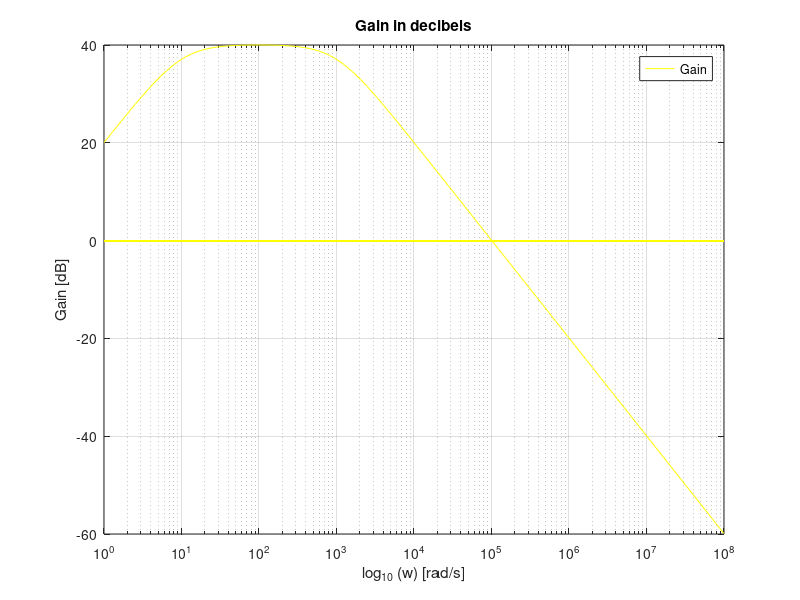
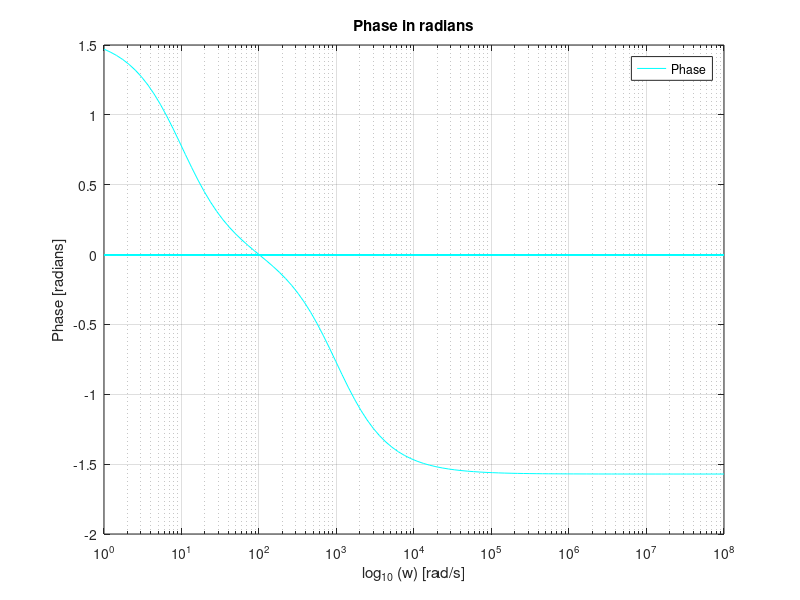
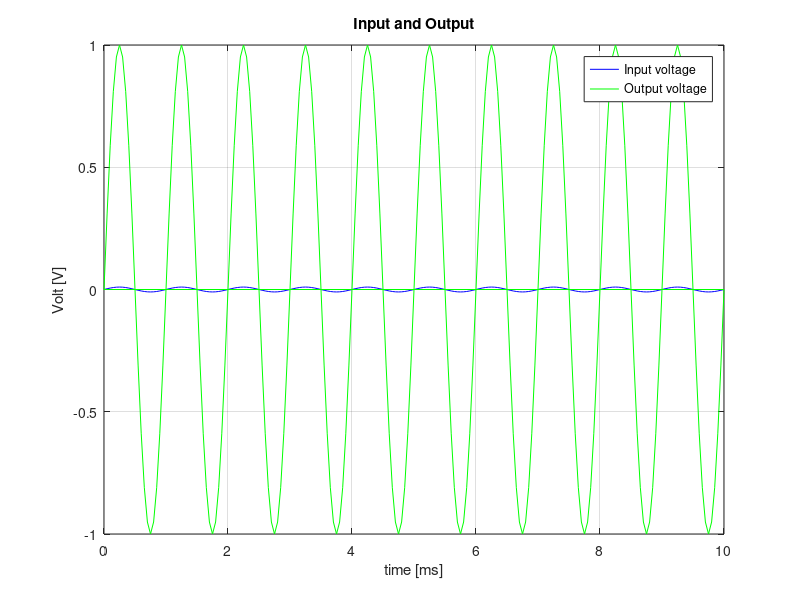

Reproduce these figures in MATLAB, in order.
%Gain Stage

Vcc=5.0;
Vee=-5.0;
%Vin = 10e-3*sin(2*pi*1e3*t);
R1=1e3;
R2=100e3;

%Low Frequency Cut

Rlcut=100e3;
Clcut=1e-6;

%High Frequency Cut

Rhcut=1e3;
Chcut=1e-6;


retval = 0;

function retval = transf (s)
	Rlcut=100e3;
	Clcut=1e-6;
	Rhcut=1e3;
	Chcut=1e-6;
	R1=1e3;
	R2=100e3;
  retval = ((Rlcut*Clcut*s)/(1+Rlcut*Clcut*s))*(1+(R2)/(R1))*((1)/(1+Rhcut*Chcut*s));
  return;
endfunction

w = [];
f = [];
Af = zeros(100);
PHf = zeros(100);
i = 1;
w=logspace(0, 8, 100);
j=sqrt(-1);


%The Gain of the Gain Stage

omega_L = (1)/(Rlcut*Clcut);

omega_H = (1)/(Rhcut*Chcut);

omega_0 = sqrt(omega_L*omega_H);



%Imput Impedance and Output Impedance for omega = omega_0

fileoutp = fopen("outputstg.tex" , "w");

fprintf(fileoutp , "The Gain of the Gain Stage & %f \\\\ \\hline \n" , (1+(R2)/(R1)));
fprintf(fileoutp , "$\\omega_L$ [rad/s] & %f \\\\ \\hline \n" , omega_L);
fprintf(fileoutp , "$\\omega_H$ [rad/s] & %f \\\\ \\hline \n" , omega_H);
fprintf(fileoutp , "$\\omega_0$ [rad/s] & %f \\\\ \\hline \n" , omega_0);
fprintf(fileoutp , "Gain ($\\omega_0$) [dB] & %f \\\\ \\hline \n" , 20*log10 (abs(transf (omega_0*j))));
fprintf(fileoutp , "Gain ($2000\\pi$) [dB] & %f \\\\ \\hline \n" , 20*log10 (abs(transf (2000*pi()*j))));
fprintf(fileoutp , "Imput Impedance $Z_{in}$ [Ohm] & %f \\\\ \\hline \n" , (1)/(j*omega_0*Clcut)+Rlcut);
fprintf(fileoutp , "Output Impedance $Z_{out}$ [Ohm] & %f \\\\ \\hline \n" , (1)/(j*omega_0*Chcut+(1)/(Rhcut)));
fclose (fileoutp);

while (i <= 100)
	Af(i) = 20*log10 (abs(transf (w(i)*j)));
	PHf(i) = arg (transf (w(i)*j));
	%printf("w(%d) = %f\n", i, w(i));
	%printf("Af(%d) = %f\n", i, Af(i));
	%printf("\n");
	i++;
endwhile;

%printf("%g\n", Af);


gain = figure();
semilogx(w , Af , "y");
title("Gain in decibels");
legend("Gain");
grid on;
xlabel ("log_{10} (w) [rad/s]");
ylabel ("Gain [dB]");
print (gain, "gain.eps", "-depsc");

phase = figure();
semilogx(w , PHf , "c");
title("Phase in radians");
legend("Phase");
grid on;
xlabel ("log_{10} (w) [rad/s]");
ylabel ("Phase [radians]");
print (phase, "phase.eps", "-depsc");

t=0:0.05:10;
vin = zeros(length(t));
vout = zeros(length(t));
Gain_0 = abs(transf (omega_0*j));
i=1;

while (i < length(t))
	%printf("i= %f\n", i);
	vin(i) = 10e-3*sin(2*pi*1e3*t(i)*10^-3);
	vout(i) = Gain_0*vin(i);
	i++;
endwhile;

inoutput = figure();
p1 = plot(t , vin , "b");
hold;
p2 = plot(t , vout , "g");
title("Input and Output");
h = [p1(1); p2(1)];
legend(h , "Input voltage" , "Output voltage");
grid on;
xlabel ("time [ms]");
ylabel ("Volt [V]");
print (inoutput, "inoutput.eps", "-depsc");
